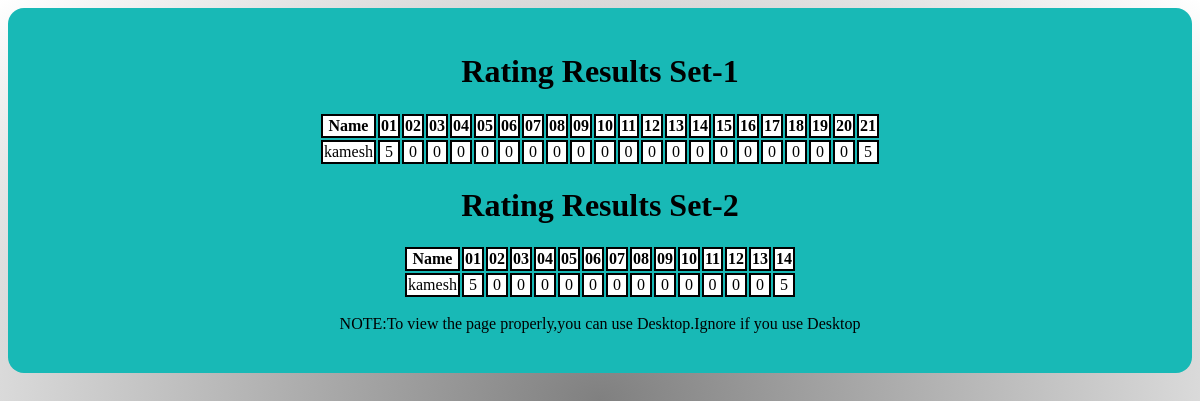
Page /result/ (signed in) on the committed database.
### RatingApp/models.py (models this page shows)
class RatingTableOne(models.Model):
    Name = models.CharField(max_length=15,primary_key=True)
    rValue=[
        ('0','None'),('1','*'),('2','**'),('3','***'),('4','****'),('5','*****')
    ]
    No_1= models.CharField(max_length=2,default='0',choices=rValue,help_text='Synergic Calculator')
    No_2 = models.CharField(max_length=2,default='0',choices=rValue,help_text='ID Card Generator')
    No_3 = models.CharField(max_length=2,default='0',choices=rValue,help_text='Inventory Management')
    No_4 = models.CharField(max_length=2,default='0',choices=rValue,help_text='Food Chatbot')
    No_5 = models.CharField(max_length=2,default='0',choices=rValue,help_text='Incident Reporter')
    No_6 = models.CharField(max_length=2,default='0',choices=rValue,help_text='Online Banking System')
    No_7 = models.CharField(max_length=2,default='0',choices=rValue,help_text='Online Voting System')
    No_8 = models.CharField(max_length=2,default='0',choices=rValue,help_text='Bus Times')
    No_9 = models.CharField(max_length=2,default='0',choices=rValue,help_text='Secret Code')
    No_10 = models.CharField(max_length=2,default='0',choices=rValue,help_text='Health Dot')
    No_11 = models.CharField(max_length=2,default='0',choices=rValue,help_text='Online Attendance using Face Recognition')
    No_12 = models.CharField(max_length=2,default='0',choices=rValue,help_text='Heart Disease Prediction')
    No_13 = models.CharField(max_length=2,default='0',choices=rValue,help_text='Exquisite Checks')
    No_14 = models.CharField(max_length=2,default='0',choices=rValue,help_text='Facemask Detection System')
    No_15 = models.CharField(max_length=2,default='0',choices=rValue,help_text='OTP Verification')
    No_16 = models.CharField(max_length=2,default='0',choices=rValue,help_text='Language Translator')
    No_17= models.CharField(max_length=2,default='0',choices=rValue,help_text='Matrix Calculator')
    No_18 = models.CharField(max_length=2,default='0',choices=rValue,help_text='Project Info')
    No_19 = models.CharField(max_length=2,default='0',choices=rValue,help_text='Housing Society Management System')
    No_20 = models.CharField(max_length=2,default='0',choices=rValue,help_text='Hangman')
    No_21 = models.CharField(max_length=2,default='0',choices=rValue,help_text="Virtual Counselor")

class RatingTableTwo(models.Model):
    Name = models.CharField(max_length=15,primary_key=True)
    rValue=[
        ('0','None'),('1','*'),('2','**'),('3','***'),('4','****'),('5','*****')
    ]
    No_1= models.CharField(max_length=2,default='0',choices=rValue,help_text='Interview IQ:Aptitude&Interview Training Game')
    No_2 = models.CharField(max_length=2,default='0',choices=rValue,help_text='Steganography')
    No_3 = models.CharField(max_length=2,default='0',choices=rValue,help_text='Controlling Home Appliances using Voice Assistence')
    No_4 = models.CharField(max_length=2,default='0',choices=rValue,help_text='Virtual AI Assistent')
    No_5 = models.CharField(max_length=2,default='0',choices=rValue,help_text='IV Bag Monitoring & Alert System')
    No_6 = models.CharField(max_length=2,default='0',choices=rValue,help_text='Virtual Mouse')
    No_7 = models.CharField(max_length=2,default='0',choices=rValue,help_text='Barrier Buster')
    No_8 = models.CharField(max_length=2,default='0',choices=rValue,help_text='Object Detection')
    No_9 = models.CharField(max_length=2,default='0',choices=rValue,help_text='Fraud Detection')
    No_10 = models.CharField(max_length=2,default='0',choices=rValue,help_text='Gesture Control')
    No_11 = models.CharField(max_length=2,default='0',choices=rValue,help_text='Plagiarism Checker')
    No_12 = models.CharField(max_length=2,default='0',choices=rValue,help_text='E-Cart Universe & AI Virtual Marker')
    No_13 = models.CharField(max_length=2,default='0',choices=rValue,help_text='Word Game')
    No_14 = models.CharField(max_length=2,default='0',choices=rValue,help_text='Song Recommendation using Face Reaction')

### RatingApp/views.py (the view)
# urls.py: path('result/',views.Result_view),
@login_required(login_url='/admin')
def Result_view(request):
    Rating1_details=RatingTableOne.objects.all()
    Rating2_details=RatingTableTwo.objects.all()
    return render(request,'RatingApp/result.html',{'data_1':Rating1_details,'data_2':Rating2_details})

### templates/RatingApp/result.html (shortened to what this page needs)
<html>
    {% extends 'RatingApp/base.html' %}
    {% block content %}
        <div class="result">
            <center><h1>Rating Results Set-1</h1></center>
        <table>
                <thead>
                    <th>Name</th>
                    <th>01</th>
                    <th>02</th>
                    <th>03</th>
                    <th>04</th>
                    <th>05</th>
                    <th>06</th>
                    <th>07</th>
                    <th>08</th>
                    <th>09</th>
                    <th>10</th>
                    <th>11</th>
                    <th>12</th>
                    <th>13</th>
                    <th>14</th>
                    <th>15</th>
                    <th>16</th>
                    <th>17</th>
                    <th>18</th>
                    <th>19</th>
                    <th>20</th>
                    <th>21</th>
            </thead>
            {% for i in data_1 %}
                <tr>
                    <td>{{i.Name}}</td>
                    <td>{{i.No_1}}</td>
                    <td>{{i.No_2}}</td>
                    <td>{{i.No_3}}</td>
                    <td>{{i.No_4}}</td>
                    <td>{{i.No_5}}</td>
                    <td>{{i.No_6}}</td>
                    <td>{{i.No_7}}</td>
                    <td>{{i.No_8}}</td>
                    <td>{{i.No_9}}</td>
                    <td>{{i.No_10}}</td>
                    <td>{{i.No_11}}</td>
                    <td>{{i.No_12}}</td>
                    <td>{{i.No_13}}</td>
                    <td>{{i.No_14}}</td>
                    <td>{{i.No_15}}</td>
                    <td>{{i.No_16}}</td>
                    <td>{{i.No_17}}</td>
                    <td>{{i.No_18}}</td>
                    <td>{{i.No_19}}</td>
                    <td>{{i.No_20}}</td>
                    <td>{{i.No_21}}</td>
                </tr>
            {% endfor %}
            </table>
            <center><h1>Rating Results Set-2</h1></center>
            <table>
            <thead>
                <th>Name</th>
                <th>01</th>
                <th>02</th>
                <th>03</th>
                <th>04</th>
                <th>05</th>
                <th>06</th>
                <th>07</th>
                <th>08</th>
                <th>09</th>
                <th>10</th>
                <th>11</th>
                <th>12</th>
                <th>13</th>
                <th>14</th>
        </thead>
        {% for i in data_2 %}
            <tr>
                <td>{{i.Name}}</td>
                <td>{{i.No_1}}</td>
                <td>{{i.No_2}}</td>
                <td>{{i.No_3}}</td>
                <td>{{i.No_4}}</td>
                <td>{{i.No_5}}</td>
                <td>{{i.No_6}}</td>
                <td>{{i.No_7}}</td>
                <td>{{i.No_8}}</td>
                <td>{{i.No_9}}</td>
                <td>{{i.No_10}}</td>
                <td>{{i.No_11}}</td>
                <td>{{i.No_12}}</td>
                <td>{{i.No_13}}</td>
                <td>{{i.No_14}}</td>
            </tr>
        {% endfor %}
    </table>
    <p style="text-align: center;">NOTE:To view the page properly,you can use Desktop.Ignore if you use Desktop </p>
    </div>
    {% endblock %}

### templates/RatingApp/base.html (shortened to what this page needs)
<!DOCTYPE html>
<html lang="en">
    {% load static %}
<head>
    <link rel="stylesheet" href="{% static 'css/style.css' %}">
</head>
<body>
        {% block content %}
        {% endblock %}
</body>
</html>

### static/css/style.css (style rules this page uses)
* { box-sizing: border-box; scroll-behavior:smooth; }
body { background-image:radial-gradient(grey,white); position: relative; }
.result { background-color:rgb(24 185 182); padding:2%; border-radius:16px; margin:0 auto 0 auto; width:100%; }
table { margin:0 auto 0 auto; }
tr,thead { border:solid black 2px; background-color:white; }
td,th { text-align:center; border:solid black 2px; padding:auto; }

### rows in the picture
RatingTableOne: Name "kamesh", No_1 "5", No_2 "0", No_3 "0", No_4 "0", No_5 "0", No_6 "0", No_7 "0", No_8 "0", No_9 "0", No_10 "0", No_11 "0", No_12 "0", No_13 "0", No_14 "0", No_15 "0", No_16 "0", No_17 "0", No_18 "0", No_19 "0", No_20 "0", No_21 "5"
RatingTableTwo: Name "kamesh", No_1 "5", No_2 "0", No_3 "0", No_4 "0", No_5 "0", No_6 "0", No_7 "0", No_8 "0", No_9 "0", No_10 "0", No_11 "0", No_12 "0", No_13 "0", No_14 "5"
